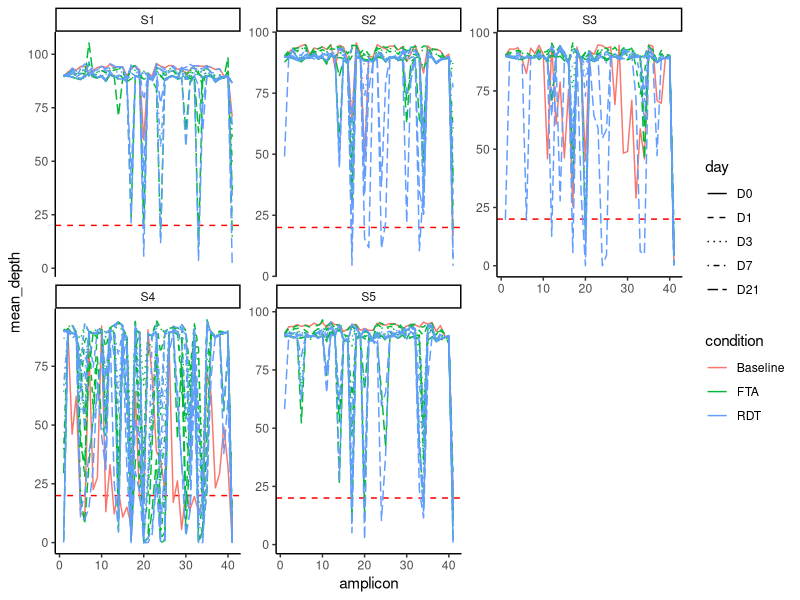
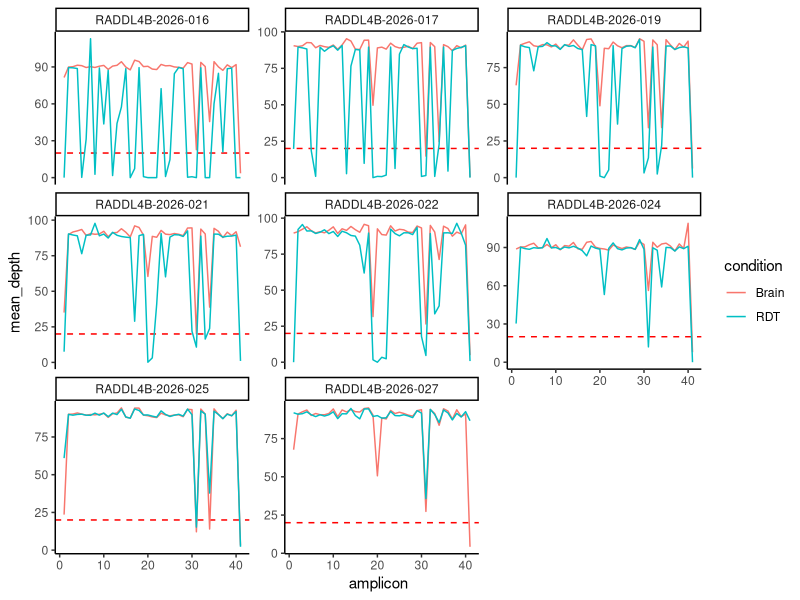
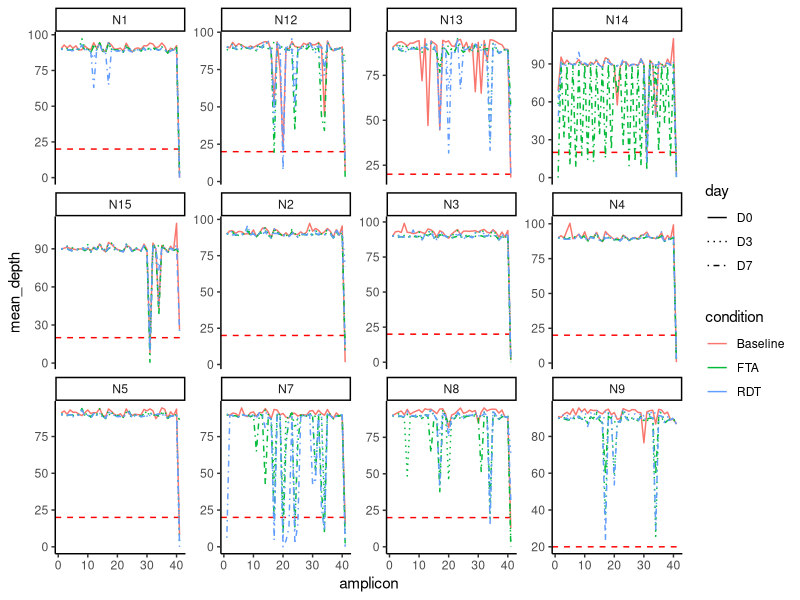
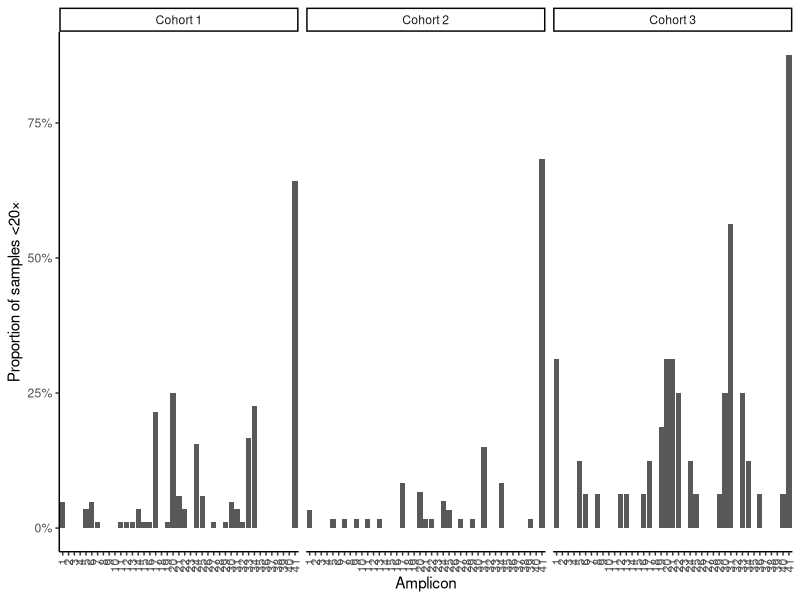
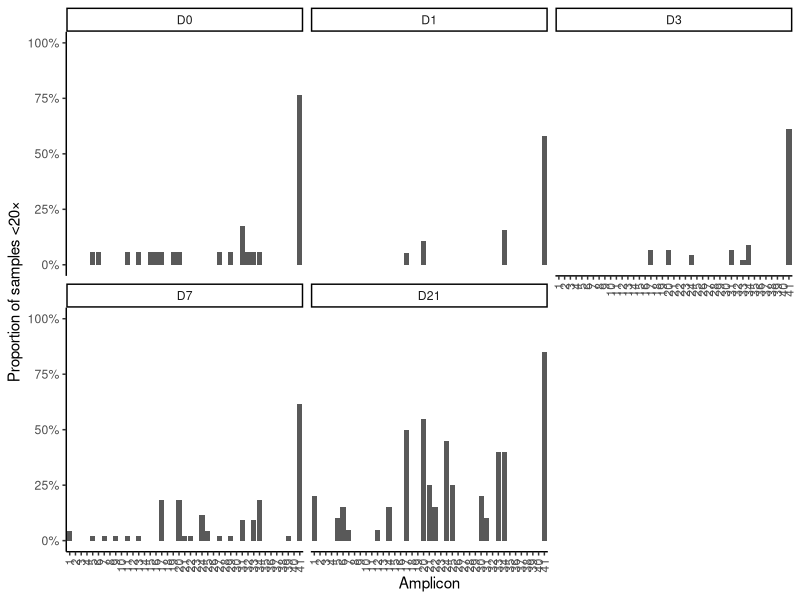
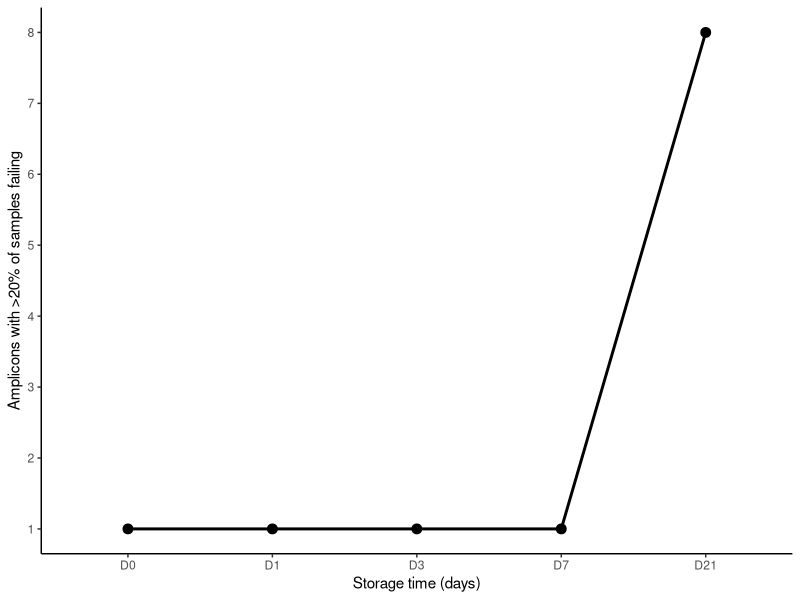
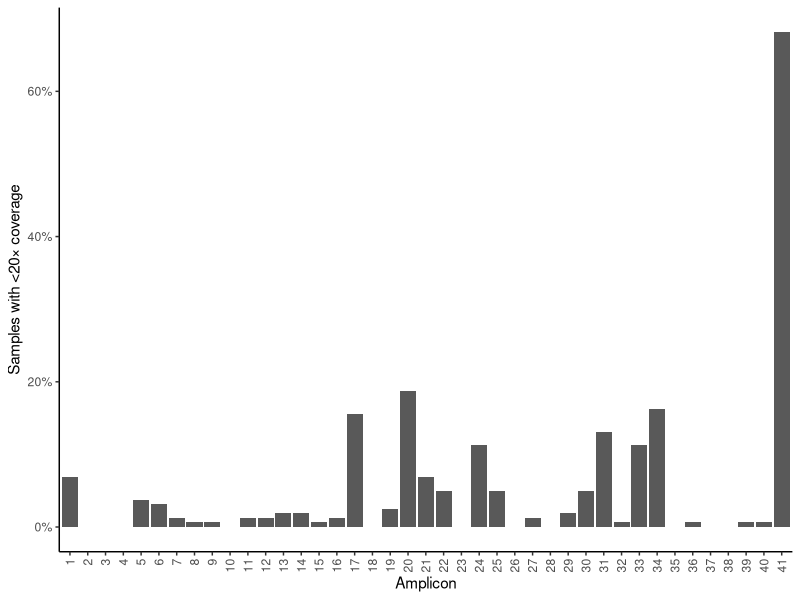
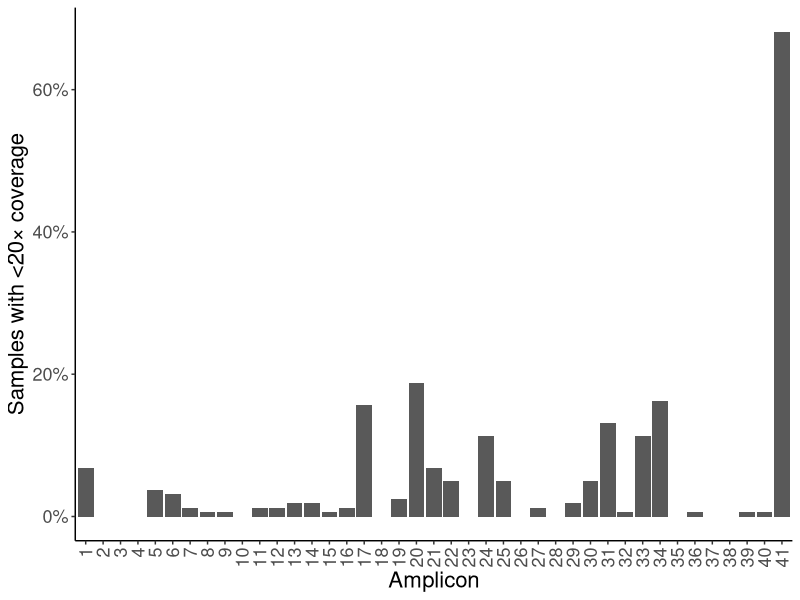

The R source for these figures, in order:
library(tidyverse)

# Read the output made by Python script
depths <- read_tsv("processed/all_seq_combined_amplicon_depths.tsv")


###############################################################
##### Individual depth plots per cohort 
#################################################################

# Turn sample columns into rows and extract metadata from their names
depths_long <- depths %>%
  pivot_longer(
    cols = -c(chrom, amplicon),
    names_to = "sample_name",
    values_to = "mean_depth"
  ) %>%
  filter(
    !grepl("NTC|NEC|H26", sample_name)
  ) %>%
  mutate(
    # Correct sample naming
    sample_name = if_else(
      sample_name == "N14",
      "N14-D0",
      sample_name
    ),
    
    # Normalise underscores to dashes
    sample_name_norm = str_replace_all(sample_name, "_", "-"),
    
    is_field = str_detect(
      sample_name_norm,
      "^RADDL|^H[0-9]"
    )
  ) %>%
  extract(
    sample_name_norm,
    into = c("sample", "condition", "temp", "day"),
    regex = "^(N\\d+|S\\d+)(?:-(FTA|RDT))?(?:-(RT|37))?(?:-(D\\d+))?$",
    remove = FALSE
  ) %>%
  mutate(
    
    # ---------------------------------------------------------
    # FIELD SAMPLES — Cohort 3
    # Brain and RDT from the same underlying field sample
    # e.g. RADDL4B-2026-024
    #      RADDL4B-2026-024_RDT
    # ---------------------------------------------------------
    
    sample = if_else(
      is_field,
      str_remove(sample_name, "_RDT$"),
      sample
    ),
    
    condition = if_else(
      is_field,
      if_else(
        str_detect(sample_name, "_RDT$"),
        "RDT",
        "Brain"
      ),
      condition
    ),
    
    temp = if_else(
      is_field,
      "Field",
      temp
    ),
    
    # ---------------------------------------------------------
    # General metadata
    # ---------------------------------------------------------
    
    condition = if_else(
      is.na(condition) | condition == "",
      "Baseline",
      condition
    ),
    
    day = factor(
      day,
      levels = c("D0", "D1", "D3", "D7", "D21")
    ),
    
    # ---------------------------------------------------------
    # Define cohorts
    # ---------------------------------------------------------
    
    cohort = case_when(
      str_detect(sample, "^S") ~ "Cohort 1",
      str_detect(sample, "^N") ~ "Cohort 2",
      is_field ~ "Cohort 3",
      TRUE ~ NA_character_
    )
  ) %>%
  select(-sample_name_norm)

# define the cohorts 
cohort1 <- depths_long %>% filter(cohort == "Cohort 1")
cohort2 <- depths_long %>% filter(cohort == "Cohort 2")
cohort3 <- depths_long %>% filter(cohort == "Cohort 3")


# cohort 1 plots
ggplot(
  cohort1,
  aes(
    amplicon,
    mean_depth,
    colour = condition,
    linetype = day,
    group = sample_name
  )
) +
  geom_hline(
    yintercept = 20,
    linetype = "dashed",
    colour = "red"
  ) +
  scale_linetype_manual(
    values = c(
      "D0" = "solid",
      "D1" = "dashed",
      "D3" = "dotted",
      "D7" = "dotdash",
      "D21" = "longdash"
    ),
    na.value = "solid"
  ) +
  geom_line() +
  facet_wrap(~ sample, scales = "free_y") +
  theme_classic()


#cohort 3 plots
ggplot(
  cohort3,
  aes(
    amplicon,
    mean_depth,
    colour = condition,
    group = sample_name
  )
) +
  geom_hline(
    yintercept = 20,
    linetype = "dashed",
    colour = "red"
  ) +
  geom_line() +
  facet_wrap(~ sample, scales = "free_y") +
  theme_classic()

# cohort 2 plots
ggplot(
  cohort2,
  aes(
    amplicon,
    mean_depth,
    colour = condition,
    linetype = day,
    group = sample_name
  )
) +
  geom_hline(
    yintercept = 20,
    linetype = "dashed",
    colour = "red"
  ) +
  scale_linetype_manual(
    values = c(
      "D0" = "solid",
      "D1" = "dashed",
      "D3" = "dotted",
      "D7" = "dotdash",
      "D21" = "longdash"
    ),
    na.value = "solid"
  ) +
  geom_line() +
  facet_wrap(~ sample, scales = "free_y") +
  theme_classic()



###################################
#Consistency of amplicon failure 
####################################
amplicon_failure <- depths_long %>%
  mutate(
    below_20x = mean_depth < 20
  ) %>%
  group_by(cohort, amplicon) %>%
  summarise(
    n_samples = n_distinct(sample_name),
    n_below_20x = sum(below_20x, na.rm = TRUE),
    prop_below_20x = n_below_20x / n_samples,
    .groups = "drop"
  )

# amplicon failure by cohort
ggplot(
  amplicon_failure,
  aes(
    x = factor(amplicon),
    y = prop_below_20x
  )
) +
  geom_col() +
  facet_wrap(~ cohort) +
  scale_y_continuous(
    labels = scales::percent_format()
  ) +
  labs(
    x = "Amplicon",
    y = "Proportion of samples <20×"
  ) +
  theme_classic() +
  theme(
    axis.text.x = element_text(
      angle = 90,
      hjust = 1,
      vjust = 0.5
    )
  )


## Facet by time
amplicon_failure <- depths_long %>%
  mutate(
    below_20x = mean_depth < 20
  ) %>%
  filter(!is.na(day)) %>%
  group_by(day, amplicon) %>%
  summarise(
    n_samples = n_distinct(sample_name),
    n_below_20x = sum(below_20x, na.rm = TRUE),
    prop_below_20x = n_below_20x / n_samples,
    .groups = "drop"
  )

# amplicon failure by time
ggplot(
  amplicon_failure,
  aes(
    x = factor(amplicon),
    y = prop_below_20x
  )
) +
  geom_col() +
  facet_wrap(~ day) +
  scale_y_continuous(
    labels = scales::percent_format(),
    limits = c(0, 1)
  ) +
  labs(
    x = "Amplicon",
    y = "Proportion of samples <20×"
  ) +
  theme_classic() +
  theme(
    axis.text.x = element_text(
      angle = 90,
      hjust = 1,
      vjust = 0.5
    )
  )

# amplicons with >20% of samples failing through time
amplicon_failure_time <- depths_long %>%
  mutate(
    below_20x = mean_depth < 20
  ) %>%
  filter(
    !is.na(day)
   # ,
    # day != "D0"
  ) %>%
  group_by(day, amplicon) %>%
  summarise(
    n_samples = sum(!is.na(mean_depth)),
    n_below_20x = sum(below_20x, na.rm = TRUE),
    prop_below_20x = n_below_20x / n_samples,
    .groups = "drop"
  ) %>%
  group_by(day) %>%
  summarise(
    n_amplicons_gt20 = sum(prop_below_20x > 0.20),
    .groups = "drop"
  ) %>%
  mutate(
    day = factor(day, levels = c("D0","D1", "D3", "D7", "D21"))
  )

ggplot(
  amplicon_failure_time,
  aes(x = day, y = n_amplicons_gt20, group = 1)
) +
  geom_line(linewidth = 1) +
  geom_point(size = 3) +
  scale_y_continuous(
    breaks = 0:41
  ) +
  labs(
    x = "Storage time (days)",
    y = "Amplicons with >20% of samples failing"
  ) +
  theme_classic()


# overall amplicon failure proportions
amplicon_failure_all <- depths_long %>%
  # filter(condition != "Baseline", !is.na(condition)) %>%
  mutate(
    below_20x = mean_depth < 20
  ) %>%
  group_by(amplicon) %>%
  summarise(
    n_samples = n_distinct(sample_name),
    n_below_20x = sum(below_20x, na.rm = TRUE),
    prop_below_20x = n_below_20x / n_samples,
    .groups = "drop"
  )

amplicon_failure_all %>%
  summarise(
    n_amplicons_gt20 = sum(prop_below_20x > 0.20),
    n_amplicons = n(),
    proportion = mean(prop_below_20x > 0.20)
  )

p_amplicon_failure <- ggplot(
  amplicon_failure_all,
  aes(
    x = factor(amplicon),
    y = prop_below_20x
  )
) +
  geom_col() +
  scale_y_continuous(
    labels = scales::percent_format()
  ) +
  labs(
    x = "Amplicon",
    y = "Samples with <20× coverage"
  ) +
  theme_classic() +
  theme(
    axis.text.x = element_text(
      angle = 90,
      hjust = 1,
      vjust = 0.5
    )
  );p_amplicon_failure 

# Publication-ready plot
p_amplicon_failure <- p_amplicon_failure  +
  theme(
    axis.title = element_text(size = 16),
    axis.text = element_text(size = 13)
  ); p_amplicon_failure 


ggsave(
  "figures/amplicon_failure.pdf",
  plot = p_amplicon_failure,
  width = 180,
  height = 120,
  units = "mm",
  device = cairo_pdf
)

ggsave(
  "figures/amplicon_failure.png",
  plot = p_amplicon_failure,
  width = 180,
  height = 120,
  units = "mm",
  dpi = 600,
  bg = "white"
)

# proportion of >20 versus <20 coverage per amplicon

amplicon_coverage <- depths_long %>%
  mutate(
    coverage_category = case_when(
      mean_depth < 20 ~ "<20×",
      mean_depth > 20 ~ ">20x"
    )
  ) %>%
  count(amplicon, coverage_category) %>%
  group_by(amplicon) %>%
  mutate(
    prop = n / sum(n)
  ) %>%
  ungroup()
ggplot(
  amplicon_coverage,
  aes(
    x = factor(amplicon),
    y = prop,
    fill = coverage_category
  )
) +
  geom_col() +
  scale_y_continuous(
    labels = scales::percent_format()
  ) +
  labs(
    x = "Amplicon",
    y = "Proportion of samples",
    fill = "Mean depth"
  ) +
  theme_classic() +
  theme(
    axis.text.x = element_text(
      angle = 90,
      hjust = 1,
      vjust = 0.5
    )
  )


### Proportion of samples per preservation medium 

amplicon_failure <- depths_long %>%
  mutate(
    condition = case_when(
      condition %in% c("Brain", "Baseline") ~ "Brain",
      TRUE ~ condition
    ),
    day = case_when(
      condition == "Brain" ~ "D0",
      TRUE ~ day
    ),
    below_20x = mean_depth < 20
  ) %>%
  # filter(
  #   cohort == "Cohort 1",
  #   day != "D0",
  #   condition %in% c("FTA", "RDT")
  # ) %>%
  group_by(amplicon, condition, day) %>%
  summarise(
    n_samples = sum(!is.na(mean_depth)),
    n_below_20x = sum(below_20x, na.rm = TRUE),
    prop_below_20x = n_below_20x / n_samples,
    .groups = "drop"
  ) %>%
  mutate(
    day = factor(
      day,
      levels = c("D1", "D3", "D7", "D21")
    )
  )


# dodged barplot
ggplot(
  amplicon_failure,
  aes(
    x = factor(amplicon),
    y = prop_below_20x,
    fill = condition
  )
) +
  geom_col(position = "dodge") +
  scale_y_continuous(
    labels = scales::percent_format()
  ) +
  labs(
    x = "Amplicon",
    y = "Proportion of samples <20×",
    fill = "Specimen type"
  ) +
  theme_classic() +
  theme(
    axis.text.x = element_text(
      angle = 90,
      hjust = 1,
      vjust = 0.5
    )
  )


# look at amplicon failure over time, plot each amplicon as facet 
amplicon_failure <- depths_long %>%
  filter(
    cohort == "Cohort 1",
    day != "D0",
    condition %in% c("FTA", "RDT")
  ) %>%
  mutate(
    below_20x = mean_depth < 20
  ) %>%
  group_by(amplicon, condition, day) %>%
  summarise(
    n_samples = sum(!is.na(mean_depth)),
    n_below_20x = sum(below_20x, na.rm = TRUE),
    prop_below_20x = n_below_20x / n_samples,
    .groups = "drop"
  ) %>%
  mutate(
    day = factor(
      day,
      levels = c("D1", "D3", "D7", "D21")
    )
  )

# amplicon failures over time, irrespective of medium
ggplot(
  amplicon_failure,
  aes(
    x = day,
    y = prop_below_20x,
    group = 1
  )
) +
  geom_line() +
  geom_point() +
  facet_wrap(~ amplicon) +
  scale_y_continuous(
    labels = scales::percent_format(),
    limits = c(0, 1)
  ) +
  labs(
    x = "Storage time",
    y = "Proportion of samples <20×"
  ) +
  theme_classic()


# RDT v FTA
ggplot(
  amplicon_failure,
  aes(
    x = day,
    y = prop_below_20x,
    colour = condition,
    group = condition
  )
) +
  geom_line() +
  geom_point() +
  facet_wrap(~ amplicon) +
  scale_y_continuous(
    labels = scales::percent_format(),
    limits = c(0, 1)
  ) +
  labs(
    x = "Storage time",
    y = "Proportion of samples <20×",
    colour = "Specimen type"
  ) +
  theme_classic()



##failure over time including baselines 
amplicon_failure <- depths_long %>%
  filter(
    cohort == "Cohort 1",
   # condition %in% c("FTA", "RDT")
  ) %>%
  mutate(
    below_20x = mean_depth < 20
  ) %>%
  group_by(amplicon, condition, day) %>%
  summarise(
    n_samples = sum(!is.na(mean_depth)),
    n_below_20x = sum(below_20x, na.rm = TRUE),
    prop_below_20x = n_below_20x / n_samples,
    .groups = "drop"
  ) %>%
  mutate(
    day = factor(
      day,
      levels = c("D0", "D1", "D3", "D7", "D21")
    )
  )

# Manuscript-quality figure
p <- ggplot(
  amplicon_failure,
  aes(
    x = day,
    y = prop_below_20x,
    colour = condition,
    group = condition
  )
) +
  geom_line(linewidth = 0.6) +
  geom_point(size = 2) +
  facet_wrap(~ amplicon) +
  scale_x_discrete(
    labels = c(
      "D0" = "0",
      "D1" = "1",
      "D3" = "3",
      "D7" = "7",
      "D21" = "21"
    )
  ) +
  scale_y_continuous(
    labels = scales::percent_format(),
    limits = c(-0.05, 1),
    breaks = seq(0, 1, 0.2)
  )+
  scale_colour_discrete(
    labels = c(
      "Baseline" = "Brain",
      "FTA" = "FTA",
      "RDT" = "RDT"
    )
  ) +
  labs(
    x = "Storage time (days)",
    y = "Proportion of samples <20×",
    colour = "Specimen type"
  ) +
  theme_classic(base_size = 11) +
  theme(
    strip.text = element_text(size = 10),
    axis.text = element_text(size = 9),
    axis.title = element_text(size = 11),
    legend.text = element_text(size = 9),
    legend.title = element_text(size = 10)
  );p

# PNG — 600 dpi
ggsave(
  "figures/amplicon_failure_over_time.png",
  plot = p,
  width = 180,
  height = 140,
  units = "mm",
  dpi = 600,
  bg = "white"
)

# TIFF — 600 dpi, LZW compressed
ggsave(
  "figures/amplicon_failure_over_time.tiff",
  plot = p,
  width = 180,
  height = 140,
  units = "mm",
  dpi = 600,
  compression = "lzw",
  bg = "white"
)


# overall amplicon failure
amplicon_failure_summary <- depths_long %>%
  filter(
    cohort == "Cohort 1"
  ) %>%
  mutate(
    below_20x = mean_depth < 20
  ) %>%
  group_by(condition, day) %>%
  summarise(
    n_amplicons = sum(!is.na(mean_depth)),
    n_below_20x = sum(below_20x, na.rm = TRUE),
    prop_below_20x = n_below_20x / n_amplicons,
    .groups = "drop"
  ) %>%
  mutate(
    day = factor(day, levels = c("D0", "D1", "D3", "D7", "D21"))
  )

p2 <- ggplot(
  amplicon_failure_summary,
  aes(
    x = day,
    y = prop_below_20x,
    colour = condition,
    group = condition
  )
) +
  geom_line(linewidth = 0.8) +
  geom_point(size = 2.5) +
  scale_x_discrete(
    labels = c(
      "D0" = "0",
      "D1" = "1",
      "D3" = "3",
      "D7" = "7",
      "D21" = "21"
    )
  ) +
  scale_y_continuous(
    labels = scales::percent_format(),
    limits = c(0, 0.2),
    breaks = seq(0, 0.2, 0.05)
  )+
  scale_colour_discrete(
    labels = c(
      "Baseline" = "Brain",
      "FTA" = "FTA",
      "RDT" = "LFD"
    )
  ) +
  labs(
    x = "Storage time (days)",
    y = "Amplicons with <20× mean depth",
    colour = "Specimen type"
  ) +
  theme_classic(base_size = 12)
p2

# PNG — 600 dpi
ggsave(
  "figures/summary_amplicon_failure_over_time.png",
  plot = p2,
  width = 180,
  height = 140,
  units = "mm",
  dpi = 600,
  bg = "white"
)

# TIFF — 600 dpi, LZW compressed
ggsave(
  "figures/summary_amplicon_failure_over_time.tiff",
  plot = p2,
  width = 180,
  height = 140,
  units = "mm",
  dpi = 600,
  compression = "lzw",
  bg = "white"
)
